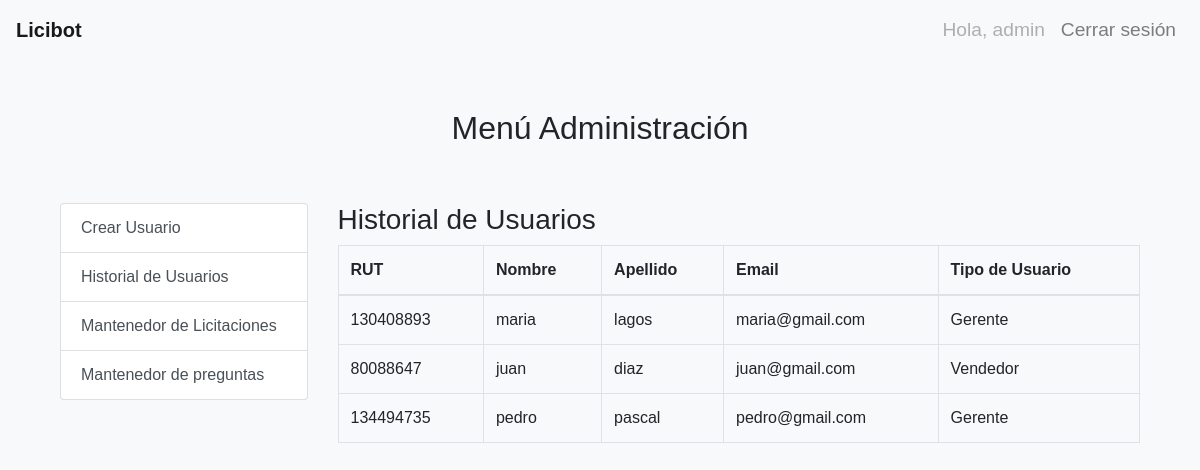
/historial_usu/ (signed in), run on the app's committed database.
### core/models.py (models this page shows, shortened)
class CustomUser(AbstractUser):
    rut = models.CharField(max_length=12)
    groups = models.ManyToManyField(
        'auth.Group',
        related_name='custom_user_set',
        blank=True,
        verbose_name='groups',
        help_text='The groups this user belongs to. A user will get all permissions granted to each of their groups.',
    )
    user_permissions = models.ManyToManyField(
        'auth.Permission',
        related_name='custom_user_set',
        blank=True,
        verbose_name='user permissions',
        help_text='Specific permissions for this user.',
    )

### core/views.py (the view)
# urls.py: path('historial_usu/', views.historial_usu, name='historial_usu'),
@login_required
def historial_usu(request):
    usuarios = CustomUser.objects.all()
    return render(request, 'core/historial_usu.html', {'usuarios': usuarios})

### core/templates/core/historial_usu.html
{% extends 'core/administrador.html' %}
{% block admin_content %}
    <h3>Historial de Usuarios</h3>
    <table class="table table-bordered">
        <thead>
            <tr>
                <th>RUT</th>
                <th>Nombre</th>
                <th>Apellido</th>
                <th>Email</th>
                <th>Tipo de Usuario</th>
            </tr>
        </thead>
        <tbody>
            {% for usuario in usuarios %}
            <tr>
                <td>{{ usuario.rut }}</td>
                <td>{{ usuario.first_name }}</td>
                <td>{{ usuario.last_name }}</td>
                <td>{{ usuario.email }}</td>
                <td>
                    {% for group in usuario.groups.all %}
                        {% if group.name == "VENDEDOR" %}
                            Vendedor
                        {% elif group.name == "GERENTE" %}
                            Gerente
                        {% else %}
                            Otro
                        {% endif %}
                    {% endfor %}
                </td>
            </tr>
            {% endfor %}
        </tbody>
    </table>
{% endblock %}

### core/templates/core/base.html (shortened to what this page needs)
{% load static %}
<!DOCTYPE html>
<html lang="en">
<head>
    <link rel="stylesheet" href="https://stackpath.bootstrapcdn.com/bootstrap/4.3.1/css/bootstrap.min.css">
    <link rel="stylesheet" href="{% static 'core/css/home.css' %}">
</head>
<body>
    <nav class="navbar navbar-expand-lg navbar-light bg-light">
        <a class="navbar-brand" href="{% url 'home' %}">Licibot</a>
        <div class="collapse navbar-collapse justify-content-end" id="navbarSupportedContent">
            <ul class="navbar-nav">
                {% if user.is_authenticated %}
                    <li class="nav-item">
                        <span class="nav-link disabled" style="font-size: 1.2em;">Hola, {{ user.username }}</span>
                    </li>
                    <li class="nav-item">
                        <a class="nav-link" href="{% url 'cerrar_sesion' %}" style="font-size: 1.2em;">Cerrar sesión</a>
                    </li>
                {% else %}
                    <li class="nav-item">
                        <a class="nav-link" href="{% url 'ingreso' %}" style="font-size: 1.2em;">Iniciar sesión</a>
                    </li>
                {% endif %}
            </ul>
        </div>
    </nav>
    <div class="container mt-5">
        {% block content %}
        {% endblock %}
    </div>
</body>
</html>

### core/static/core/css/home.css (style rules this page uses)
body { font-family: Arial, sans-serif; background-color: #f8f9fa; }
.navbar-brand { color: #007bff; font-weight: bold; }
.navbar-nav .nav-link { color: #007bff; }

### data on the page
CustomUser: rut "130408893", first_name "maria", last_name "lagos", email "maria@gmail.com"
CustomUser: rut "80088647", first_name "juan", last_name "diaz", email "juan@gmail.com"
CustomUser: rut "134494735", first_name "pedro", last_name "pascal", email "pedro@gmail.com"

### other printed values
{{ user.username }} "admin"
